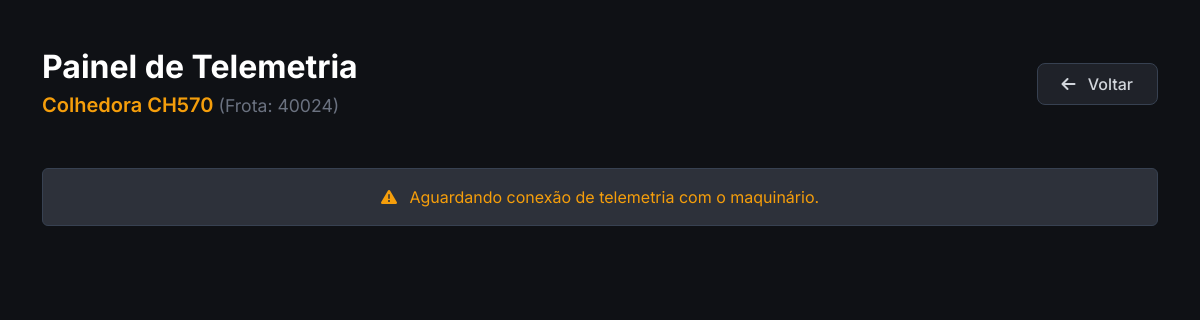
The app's page /maquina/1/dashboard, older data.
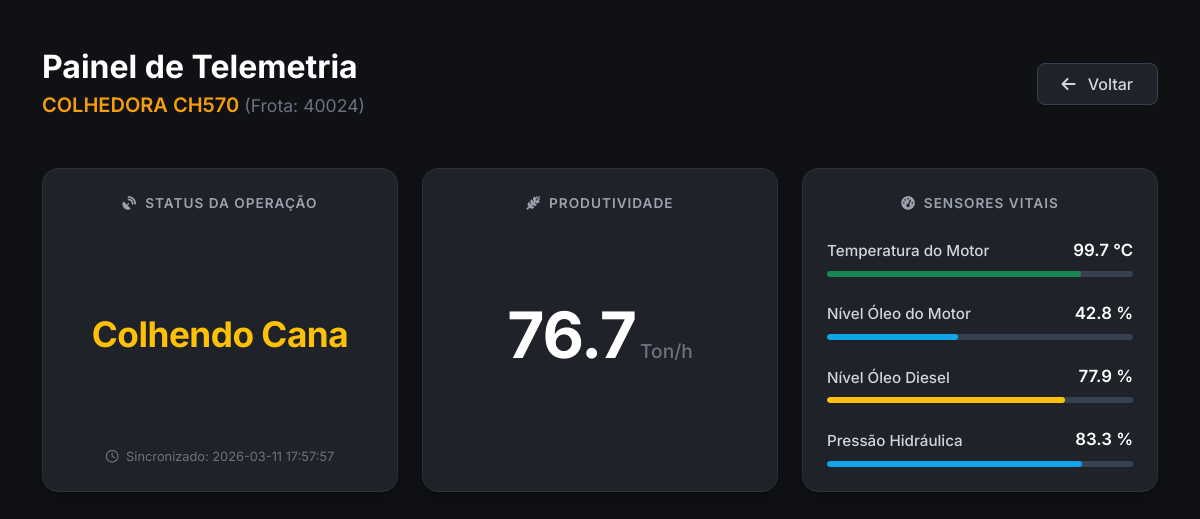
The same page, newer data.
### tables this page shows
CREATE TABLE frota (
            id INTEGER PRIMARY KEY AUTOINCREMENT,
            modelo TEXT NOT NULL,
            numero_frota TEXT NOT NULL,
            operador_id INTEGER,
            FOREIGN KEY (operador_id) REFERENCES operador (id)
        );

CREATE TABLE telemetria (
            id INTEGER PRIMARY KEY AUTOINCREMENT,
            maquina_id INTEGER NOT NULL,
            nivel_oleo_motor REAL NOT NULL,
            nivel_oleo_hidraulico REAL NOT NULL,
            oleo_diesel REAL NOT NULL,  -- ESSA É A LINHA NOVA!
            temp_motor REAL NOT NULL,
            status_operacao TEXT NOT NULL,
            toneladas_hora REAL DEFAULT 0.0,
            data_leitura TIMESTAMP DEFAULT CURRENT_TIMESTAMP,
            FOREIGN KEY (maquina_id) REFERENCES frota (id)
        );

### app.py (the view)
@app.route('/maquina/<int:id_maquina>/dashboard')
def dashboard_maquina(id_maquina):
    conn = conectar_banco()
    maquina = conn.execute('SELECT * FROM frota WHERE id = ?', (id_maquina,)).fetchone()
    if not maquina:
        conn.close()
        return "Máquina não encontrada no sistema", 404
    telemetria = conn.execute('SELECT * FROM telemetria WHERE maquina_id = ? ORDER BY data_leitura DESC LIMIT 1', (id_maquina,)).fetchone()
    conn.close()
    return render_template('dashboard_maquina.html', maquina=maquina, telemetria=telemetria)

### app.py (called while the page is built)
def conectar_banco():
    conn = sqlite3.connect('database.db')
    conn.row_factory = sqlite3.Row
    return conn

### templates/dashboard_maquina.html (shortened to what this page needs)
<!doctype html>
<html lang="pt-BR">
  <head>
    <link
      href="https://cdn.jsdelivr.net/npm/bootstrap@5.3.0/dist/css/bootstrap.min.css"
      rel="stylesheet"
    />
    <link
      rel="stylesheet"
      href="https://cdnjs.cloudflare.com/ajax/libs/font-awesome/6.4.0/css/all.min.css"
    />
  </head>
  <body>
    <div class="container mt-5">
      <div class="d-flex justify-content-between align-items-center mb-5">
        <div>
          <h2 class="fw-bold mb-0 text-white">Painel de Telemetria</h2>
          <div class="text-accent fs-5 mt-1 fw-semibold">
            {{ maquina['modelo'] }}
            <span style="color: #6b7280; font-weight: 400; font-size: 1.1rem"
              >(Frota: {{ maquina['numero_frota'] }})</span
            >
          </div>
        </div>
        <a href="/" class="btn btn-voltar px-4 py-2"
          ><i class="fa-solid fa-arrow-left me-2"></i> Voltar</a
        >
      </div>
      {% if telemetria %}
      <div class="row g-4">
        <div class="col-md-4">
          <div class="card card-dark h-100 d-flex flex-column">
            <div class="card-title-custom">
              <i class="fa-solid fa-satellite-dish"></i> Status da Operação
            </div>
            <div
              class="flex-grow-1 d-flex flex-column justify-content-center align-items-center text-center"
            >
              <div
                class="status-text {% if telemetria['status_operacao'] == 'Colhendo' %}text-success{% else %}text-warning{% endif %}"
              >
                {{ telemetria['status_operacao'] }}
              </div>
            </div>
            <div
              class="text-center mt-3"
              style="color: #6b7280; font-size: 0.8rem"
            >
              <i class="fa-regular fa-clock me-1"></i> Sincronizado: {{
              telemetria['data_leitura'] }}
            </div>
          </div>
        </div>
        <div class="col-md-4">
          <div class="card card-dark h-100 d-flex flex-column">
            <div class="card-title-custom">
              <i class="fa-solid fa-wheat-awn"></i> Produtividade
            </div>
            <div
              class="flex-grow-1 d-flex justify-content-center align-items-center"
            >
              <div class="d-flex align-items-baseline">
                <span class="metric-value"
                  >{{ telemetria['toneladas_hora'] }}</span
                >
                <span class="metric-unit">Ton/h</span>
              </div>
            </div>
          </div>
        </div>
        <div class="col-md-4">
          <div class="card card-dark h-100">
            <div class="card-title-custom mb-4">
              <i class="fa-solid fa-gauge-high"></i> Sensores Vitais
            </div>
            <div class="sensor-row">
              <div class="sensor-header">
                <span class="sensor-label">Temperatura do Motor</span>
                <span
                  class="sensor-value {% if telemetria['temp_motor'] > 100 %}text-danger{% else %}text-white{% endif %}"
                >
                  {{ telemetria['temp_motor'] }} °C
                </span>
              </div>
              <div class="progress progress-custom">
                <div
                  class="progress-bar {% if telemetria['temp_motor'] > 100 %}bg-danger{% else %}bg-success{% endif %}"
                  style="width: {{ (telemetria['temp_motor'] / 120) * 100 }}%"
                ></div>
              </div>
            </div>
            <div class="sensor-row">
              <div class="sensor-header">
                <span class="sensor-label">Nível Óleo do Motor</span>
                <span class="sensor-value text-white"
                  >{{ telemetria['nivel_oleo_motor'] }} %</span
                >
              </div>
              <div class="progress progress-custom">
                <div
                  class="progress-bar bg-info-custom"
                  style="width: {{ telemetria['nivel_oleo_motor'] }}%"
                ></div>
              </div>
            </div>
            <div class="sensor-row">
              <div class="sensor-header">
                <span class="sensor-label">Nível Óleo Diesel</span>
                <span class="sensor-value text-white"
                  >{{ telemetria['oleo_diesel'] }} %</span
                >
              </div>
              <div class="progress progress-custom">
                <div
                  class="progress-bar bg-warning"
                  style="width: {{ telemetria['oleo_diesel'] }}%"
                ></div>
              </div>
            </div>
            <div class="sensor-row">
              <div class="sensor-header">
                <span class="sensor-label">Pressão Hidráulica</span>
                <span class="sensor-value text-white"
                  >{{ telemetria['nivel_oleo_hidraulico'] }} %</span
                >
              </div>
              <div class="progress progress-custom">
                <div
                  class="progress-bar bg-info-custom"
                  style="width: {{ telemetria['nivel_oleo_hidraulico'] }}%"
                ></div>
              </div>
            </div>
          </div>
        </div>
      </div>
      {% else %}
      <div
        class="alert alert-warning text-center mt-5"
        role="alert"
        style="background-color: #2d313a; border-color: #374151; color: #f59e0b"
      >
        <i class="fa-solid fa-triangle-exclamation me-2"></i> Aguardando conexão
        de telemetria com o maquinário.
      </div>
      {% endif %}
    </div>
  </body>
</html>

### templates/dashboard_maquina.html (style rules this page uses)
body { background-color: #0f1115; color: #e5e7eb; font-family: "Inter", sans-serif; -webkit-font-smoothing: antialiased; }
.text-accent { color: #f59e0b; }
.btn-voltar { background-color: #1f2229; color: #d1d5db; border: 1px solid #374151; border-radius: 8px; font-weight: 500; transition: all 0.2s; }
.card-dark { background-color: #1f2229; border: 1px solid #2d313a; border-radius: 16px; box-shadow: 0 10px 15px -3px rgba(0, 0, 0, 0.3); padding: 1.5rem; }
.card-title-custom { font-size: 0.85rem; text-transform: uppercase; letter-spacing: 1px; color: #9ca3af; font-weight: 600; margin-bottom: 1.5rem; display: flex; align-items: center; gap: 8px; justify-content: center; }
.status-text { font-size: 2.2rem; font-weight: 700; letter-spacing: -0.5px; }
.metric-value { font-size: 4rem; font-weight: 700; color: #ffffff; line-height: 1; letter-spacing: -1px; }
.metric-unit { font-size: 1.2rem; color: #6b7280; font-weight: 500; margin-left: 4px; }
.sensor-row { margin-bottom: 1.5rem; }
.sensor-row:last-child { margin-bottom: 0; }
.sensor-header { display: flex; justify-content: space-between; align-items: flex-end; margin-bottom: 8px; }
.sensor-label { font-size: 0.95rem; font-weight: 500; color: #d1d5db; }
.sensor-value { font-size: 1.05rem; font-weight: 600; }
.progress-custom { height: 6px; background-color: #374151; border-radius: 999px; overflow: hidden; }
.progress-bar { border-radius: 999px; }
.bg-info-custom { background-color: #0ea5e9; }

Row changes from the older to the newer data that the page shows:
changed frota: modelo "Colhedora CH570" → "COLHEDORA CH570"
added telemetria: status_operacao "Colhendo Cana", data_leitura "2026-03-11 17:57:57", toneladas_hora "76.7", temp_motor "99.7", nivel_oleo_motor "42.8", oleo_diesel "77.9", nivel_oleo_hidraulico "83.3"
Text that changed along with them:
text no longer shown: "Aguardando conexão de telemetria com o maquinário."
text now shown: "STATUS DA OPERAÇÃO Sincronizado: PRODUTIVIDADE Ton/h SENSORES VITAIS Temperatura do Motor °C Nível Óleo do Motor % Nível Óleo Diesel % Pressão Hidráulica %"
